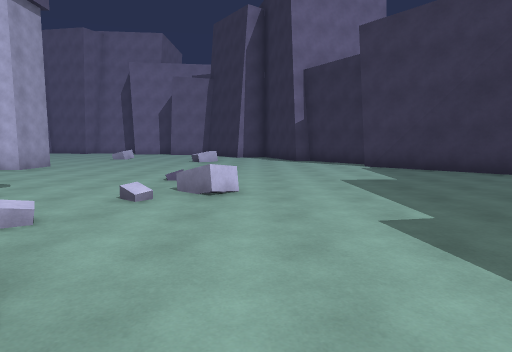
View 1 (above)

20 first-person views from a walk through a Unity game level. The camera is 1.5 m above the floor, tilts 6° down and sees 75° across. The floor is counted in squares, 2 m on a side. Each view is taken from the middle of a square. On the plan, view 1 faces up. The plan holds only what a view shows up to about 11 squares ahead; the rest is blank. The place goes on beyond the plan. The player character is not drawn.

View 2
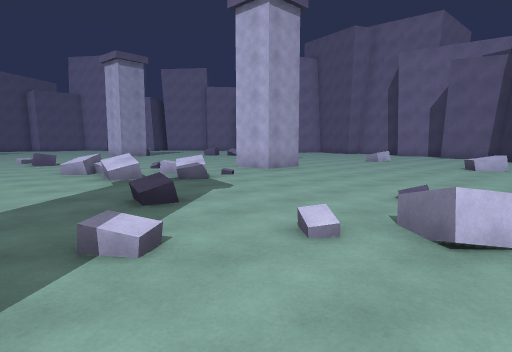

View 3
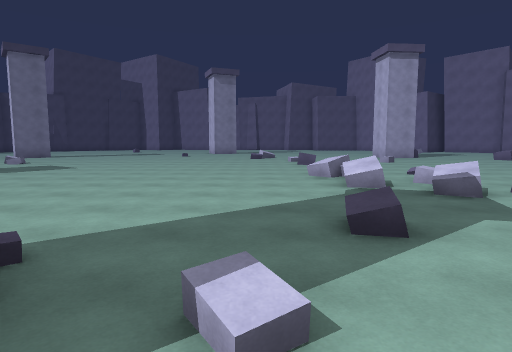

View 4
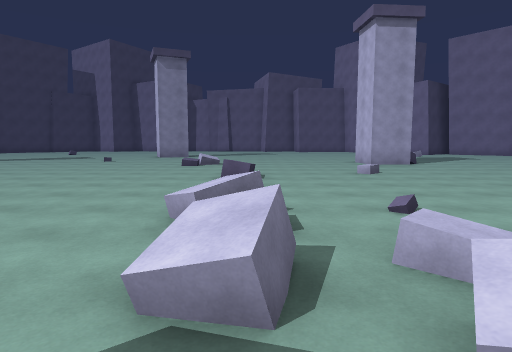

View 5
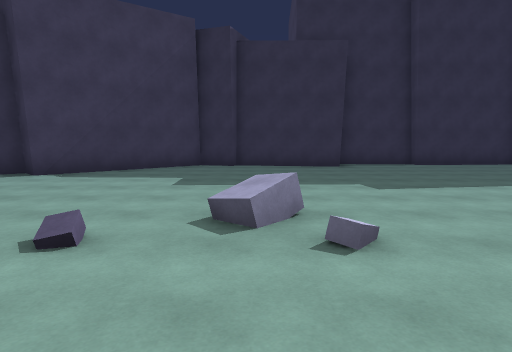

View 6
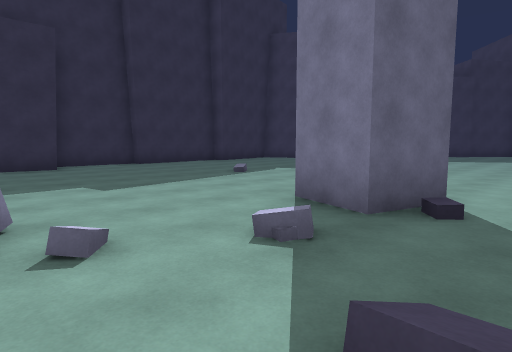

View 7
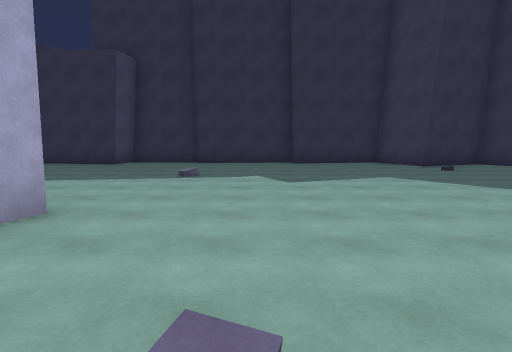

View 8
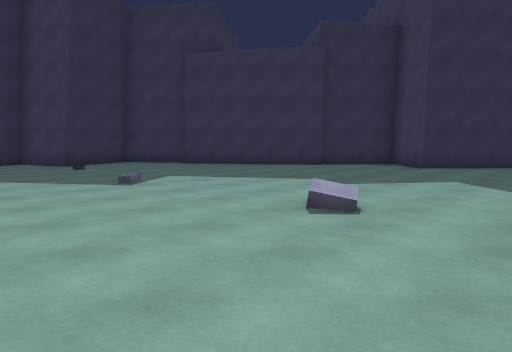

View 9
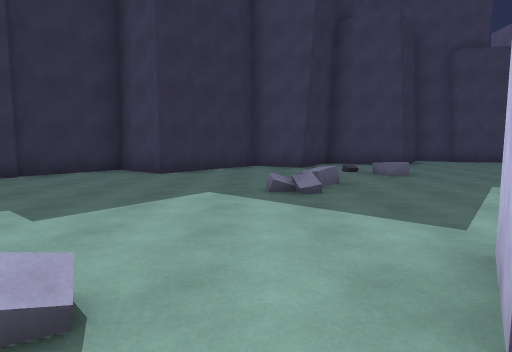

View 10
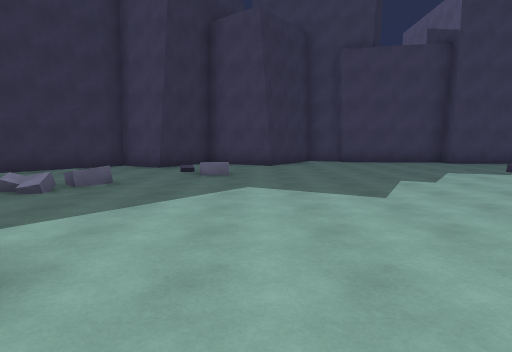

View 11
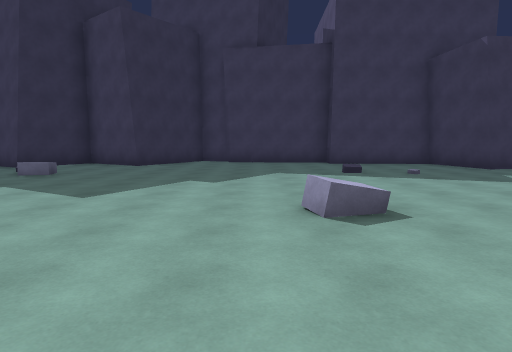

View 12
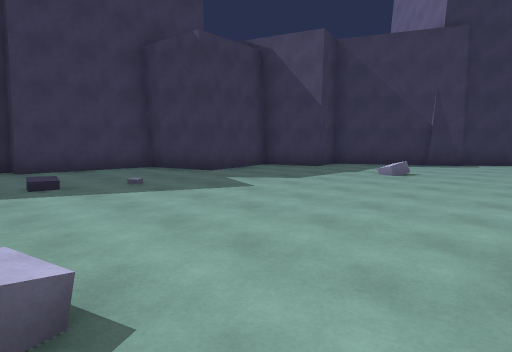

View 13
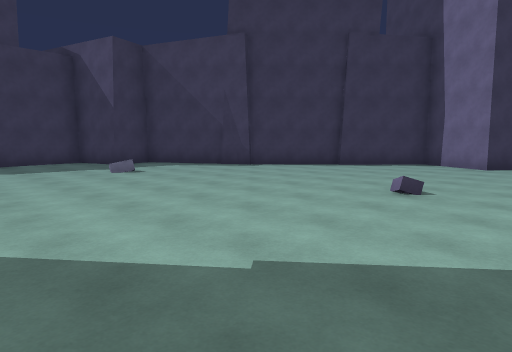

View 14
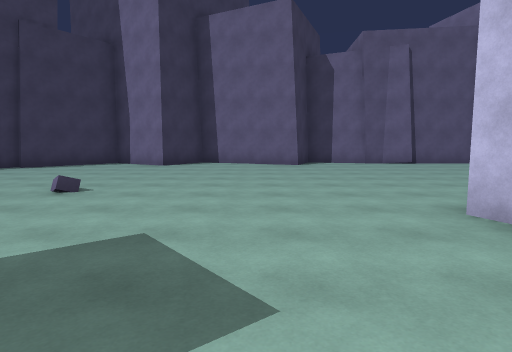

View 15
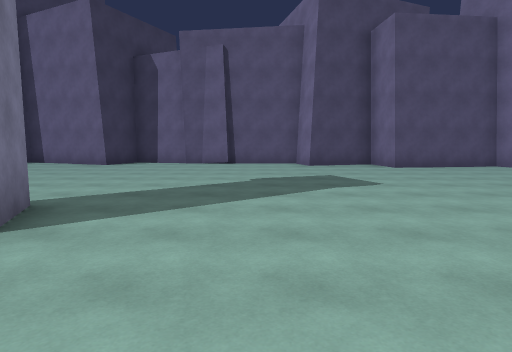

View 16
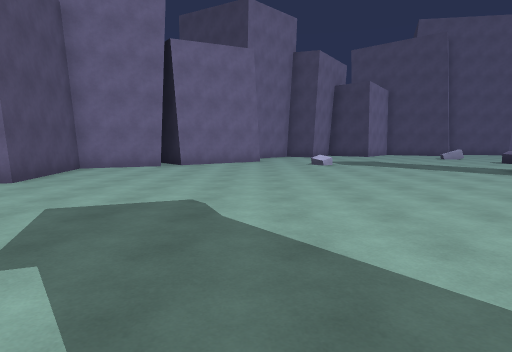

View 17
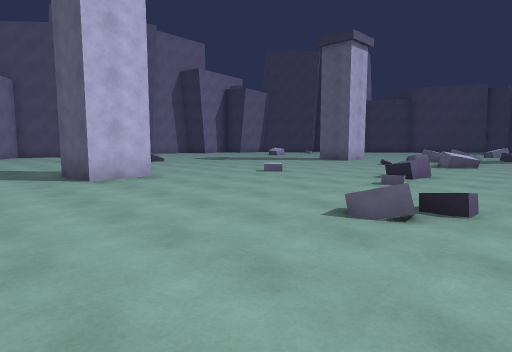

View 18
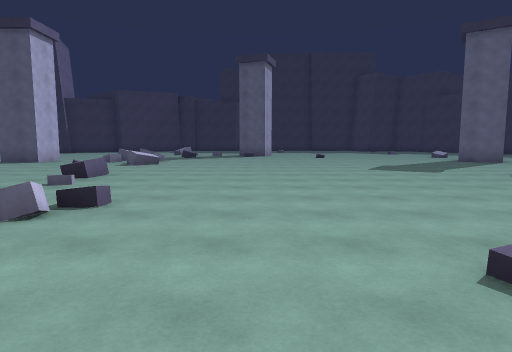

View 19
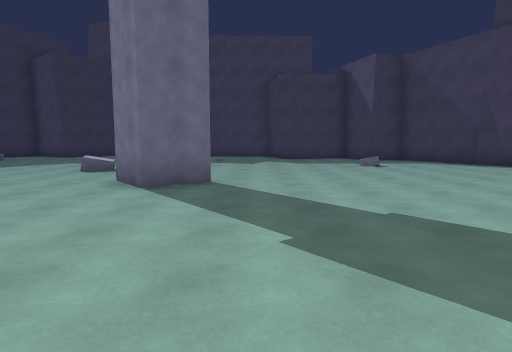

View 20
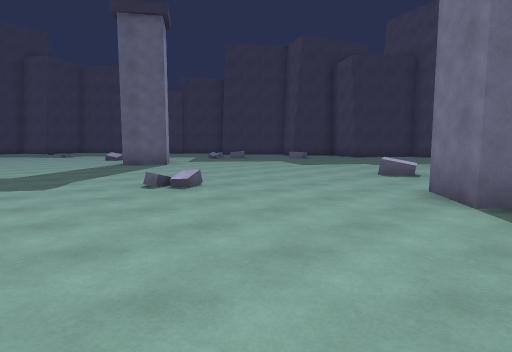

### Floor plan
Points are (right, up) in squares from view 1. A wall is a line through its corners. A room is listed if a view was taken in it or the views show most of it. See-through windows are left out.
Room 1 (views 1, 2, 3, 4, 5, 6, 7, 8, 9, 10, 11, 12, 13, 14, 15, 16, 17, 18, 19, 20)
walls: (-7.7, -7.5) (-6.9, -6.3); (-5.8, -7) (-6.6, -8.2); (-2.8, 0.5) (-2.4, 1.8) (-1.1, 1.4); (-17.2, -7.1) (-16.2, -6.3) (-15.3, -7.3); (-1.5, 0.2) (-2.1, 0.3); (-20.9, 0.4) (-21.5, 0.1); (-21.9, 1.3) (-20.9, 1.7); (-15.6, 9.5) (-15.5, 8.6) (-16.8, 8.5) (-16.9, 9.4); (-6.1, 9.9) (-6.1, 8.6) (-7.4, 8.6); (-10.1, -17.1) (-9.4, -16) (-7.7, -17.1); (-0.1, -12.9) (2.6, -11.1); (-7.4, -17.2) (-6.3, -15.4) (-5, -16.2) (-2.8, -13.6) (-1.5, -14.7) (0, -12.9); (5.8, 2.5) (6.3, 5.7); (-25.4, -10.6) (-23.7, -14) (-22.3, -13.7) (-21.9, -15.4) (-19.2, -14.8) (-18.7, -17) (-15.5, -17) (-15.5, -17.7); (6.7, -0.1) (6.9, 2.3); (6.6, -3.2) (6.4, 0); (4.9, -9.6) (5.7, -9) (4.9, -7) (6.7, -6.3) (6.6, -5.6); (-29.1, -0.4) (-28.4, -0.7) (-29.1, -2.4); (6, 5.6) (6.4, 6.7) (3.2, 9.8) (3.7, 10.4) (3.2, 11.1); (-28.9, 3.1) (-29.1, 2.4); (-29.1, -4.2) (-28.2, -4.8) (-29.4, -6.8) (-24.8, -11.5); (-24.3, 13.1) (-25.3, 12.3); (-25.7, 12) (-27.8, 11.1) (-27.4, 7.9) (-28.7, 7.7) (-28.1, 5.7) (-29.1, 5.4)
objects: other object (-21, 13); other object (-16, 3); other object (-16, 10); other object (-14, -10); other object (-14, 13); other object (-12, 4); other object (-9, 5); other object (-8, -13); other object (-8, 5); other object (-7, 5); other object (-7, 6); other object (-6, -12); other object (-6, -11); other object (-6, 6); other object (-4, -7); other object (-2, 12); other object (-1, 5)

Where each view was taken, in squares from view 1:
view 1: 0 up, 0 right, facing up
view 2: 2 up, 0 right, facing up-left
view 3: 3 up, 1 left, facing left
view 4: 5 up, 5 left, facing left
view 5: 5 up, 4 left, facing right
view 6: 5 up, 4 left, facing down-right
view 7: 2 down, 5 left, facing right
view 8: 4 down, 6 left, facing down-right
view 9: 6 down, 5 left, facing down
view 10: 6 down, 9 left, facing down
view 11: 6 down, 13 left, facing down
view 12: 8 down, 14 left, facing down-left
view 13: 3 down, 18 left, facing down-left
view 14: 2 down, 18 left, facing left
view 15: 4 up, 18 left, facing left
view 16: 2 up, 23 left, facing up
view 17: 2 up, 19 left, facing up-right
view 18: 1 up, 19 left, facing right
view 19: 1 down, 18 left, facing down
view 20: 2 down, 17 left, facing down-right
